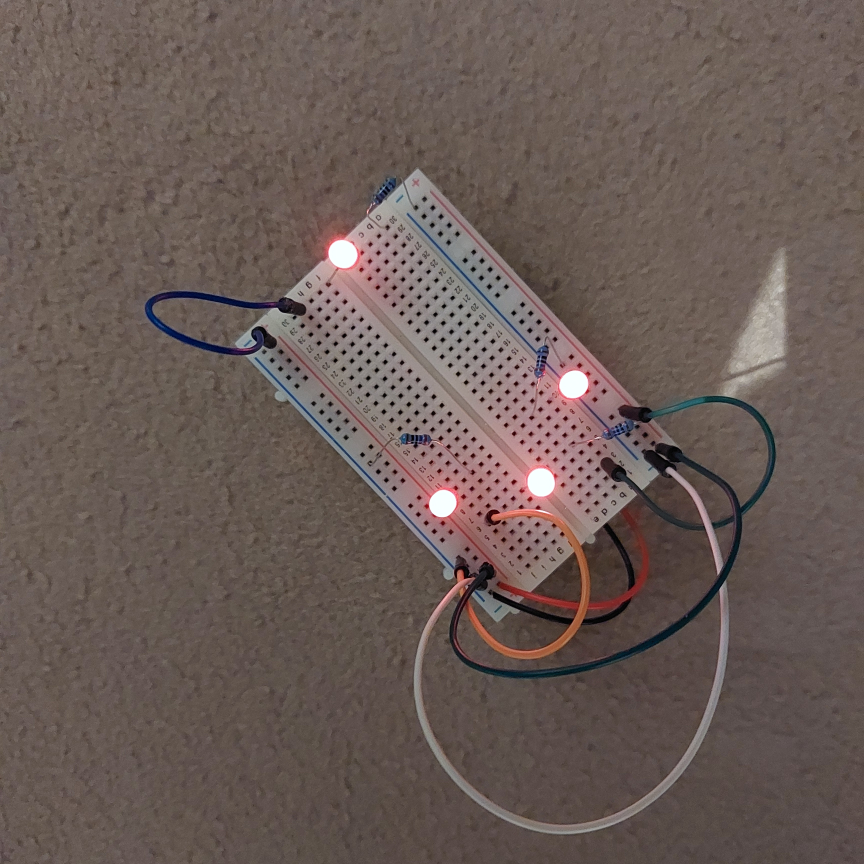
#> input picture pictures/same_photo_but_rotated/2.jpg, 3456 x 3456 px, found by its file name (shown at 1/4 size)
$ python orientation.py
#> lines starting #> are read from the running program, lines starting #| are printed output that depends on the picture; after the words box and inside, x2 and y2 are one past the last pixel; in counts of white or black regions, pixels touching at a corner belong together
from math import atan2, cos, sin, sqrt, pi

import cv2
import imutils
import numpy as np
from skimage import measure
from imutils import contours
from PIL import Image


def drawAxis(img, p_, q_, color, scale):
    p = list(p_)
    q = list(q_)

    ## [visualization1]
    angle = atan2(p[1] - q[1], p[0] - q[0])  # angle in radians

    # in which quarter lays 'angle'?

    hypotenuse = sqrt((p[1] - q[1]) * (p[1] - q[1]) + (p[0] - q[0]) * (p[0] - q[0]))

    # Here we lengthen the arrow by a factor of scale
    q[0] = p[0] - scale * hypotenuse * cos(angle)
    q[1] = p[1] - scale * hypotenuse * sin(angle)
    cv2.line(img, (int(p[0]), int(p[1])), (int(q[0]), int(q[1])), color, 3, cv2.LINE_AA)

    # create the arrow hooks
    p[0] = q[0] + 9 * cos(angle + pi / 4)
    p[1] = q[1] + 9 * sin(angle + pi / 4)
    cv2.line(img, (int(p[0]), int(p[1])), (int(q[0]), int(q[1])), color, 3, cv2.LINE_AA)

    p[0] = q[0] + 9 * cos(angle - pi / 4)
    p[1] = q[1] + 9 * sin(angle - pi / 4)
    cv2.line(img, (int(p[0]), int(p[1])), (int(q[0]), int(q[1])), color, 3, cv2.LINE_AA)


def getContours(pts, img):
    ## [pca] (reducing the dimensionality of data)
    # Construct a buffer used by the pca analysis
    # convert contour points into array of contour points
    sz = len(pts)
    data_pts = np.empty((sz, 2), dtype=np.float64)
    for i in range(data_pts.shape[0]):
        data_pts[i, 0] = pts[i, 0, 0]
        data_pts[i, 1] = pts[i, 0, 1]

    # Perform PCA analysis
    mean = np.empty((0))
    mean, eigenvectors, eigenvalues = cv2.PCACompute2(data_pts, mean)

    # Store the center of the object
    cntr = (int(mean[0, 0]), int(mean[0, 1]))
    ## [pca]

    ## [visualization]
    # Draw the principal components
    cv2.circle(img, cntr, 3, (255, 0, 255), 2)
    p1 = (cntr[0] + 0.02 * eigenvectors[0, 0] * eigenvalues[0, 0], cntr[1] + 0.02 * eigenvectors[0, 1] * eigenvalues[0, 0])
    p2 = (cntr[0] - 0.02 * eigenvectors[1, 0] * eigenvalues[1, 0], cntr[1] - 0.02 * eigenvectors[1, 1] * eigenvalues[1, 0])
    drawAxis(img, cntr, p1, (255, 255, 0), 1)
    drawAxis(img, cntr, p2, (255, 0, 0), 5)

    angle = atan2(eigenvectors[0, 1], eigenvectors[0, 0])  # orientation in radians
    ## [visualization]

    # Label with the rotation angle
    label = "  Rotation Angle: " + str(-int(np.rad2deg(angle) - 90)) + " degrees"
    textbox = cv2.rectangle(img, (cntr[0] +50, cntr[1] + 50), (cntr[0] + 250, cntr[1] + 10), (255, 255, 255), -1)
    cv2.putText(img, label, (cntr[0]+50, cntr[1]+50), cv2.FONT_HERSHEY_SIMPLEX, 0.5, (0, 0, 0), 1, cv2.LINE_AA)

    return angle


def ledDetector(image):
    # resize
    resized_image = cv2.resize(image, [500, 500])

    # convert to grayscale and apply blur
    blurred = cv2.GaussianBlur(resized_image, (11, 11), 0)
    gray = cv2.cvtColor(blurred, cv2.COLOR_BGR2GRAY)

    # separate bright spots
    # pixel's value >= 225 set to 255 (white), the rest set to 0 (black)
    thresh = cv2.threshold(gray, 220, 255, cv2.THRESH_BINARY)[1]

    # perform a connected component analysis on the thresholded image
    labels = measure.label(thresh, connectivity=2, background=0)

    # initialize a mask to store only large enough (unique) components
    mask = np.zeros(thresh.shape, dtype="uint8")

    # loop over the unique components to separate actual light sources from reflections
    for label in np.unique(labels):
        # if this is the background label, ignore it
        if label == 0:
            continue

        # otherwise, construct the label mask and count the number of pixels in the mask
        labelMask = np.zeros(thresh.shape, dtype="uint8")
        labelMask[labels == label] = 255
        numPixels = cv2.countNonZero(labelMask)

        # if the number of pixels in the component is sufficiently
        # large, then add it to our mask of "large blobs"
        if 30 < numPixels:
            mask = cv2.add(mask, labelMask)

    # find the contours in the mask, then sort them from left to right
    cnts = cv2.findContours(mask.copy(), cv2.RETR_EXTERNAL, cv2.CHAIN_APPROX_SIMPLE)
    cnts = imutils.grab_contours(cnts)
    # cnts = contours.sort_contours(cnts)[0]

    # new image to draw circles
    finalImage = resized_image.copy()

    black = np.zeros((500,500,3), dtype='uint8')
    listxy = []

    # loop over the contours
    for (i, c) in enumerate(cnts):
        # draw the bright spot on the image
        (x, y, w, h) = cv2.boundingRect(c)

        # compute the minimum enclosing circle for each contour
        ((cX, cY), radius) = cv2.minEnclosingCircle(c)

        listxy.append((cX, cY))

        # draw a circle around desired spots
        cv2.circle(finalImage, (int(cX), int(cY)), int(radius), (0, 0, 255), 2)

        # count each spot
        cv2.putText(finalImage, "#{}".format(i + 1), (x, y - 15), cv2.FONT_HERSHEY_SIMPLEX, 0.45, (0, 0, 255), 2)

    # connecting the apexes
    apexes = np.array(listxy)

    black = cv2.drawContours(black, [apexes.astype(int)], 0, (0,0,255), 1)

    # determining orientation of found triangle
    triangle = black.copy()
    triangle = cv2.fillPoly(triangle, [apexes.astype(int)], color=(0,0,255))
    triangle = np.uint8(triangle)
    triangle_grey = cv2.cvtColor(np.float32(triangle), cv2.COLOR_BGR2GRAY)
    # cv2.imshow('tri grey', triangle_grey)
    # triangle_sides = cv2.threshold(triangle, 50, 255, cv2.THRESH_BINARY)[1]
    _, bw = cv2.threshold(triangle_grey, 50, 255, cv2.THRESH_BINARY)

    bw = np.uint8(bw)

    contours, _ = cv2.findContours(bw, cv2.RETR_LIST, cv2.CHAIN_APPROX_NONE)

    for i, c in enumerate(contours):
        # Draw each contour only for visualisation purposes
        cv2.drawContours(finalImage, contours, i, (0, 0, 255), 3)
        # cv2.imshow('asdfasdf', finalImage)
        # Find the orientation of each shape
        getContours(c, finalImage)

    # [6 lines of commented-out code are left out]
    cv2.imshow("LEDs detected", finalImage)

    # cv2.imshow("L", triangle)

    cv2.waitKey(0)


Pic1 = cv2.imread(r"C:\Users\konra\PycharmProjects\IP\pictures\same_photo_but_rotated\2.jpg")
#> Pic1 is the input picture: shape (3456, 3456, 3); mean B, G, R 86.2, 91.3, 105.8
Pic2 = cv2.imread(r"C:\Users\konra\PycharmProjects\IP\pictures\same_photo_but_rotated\2-1.jpg")
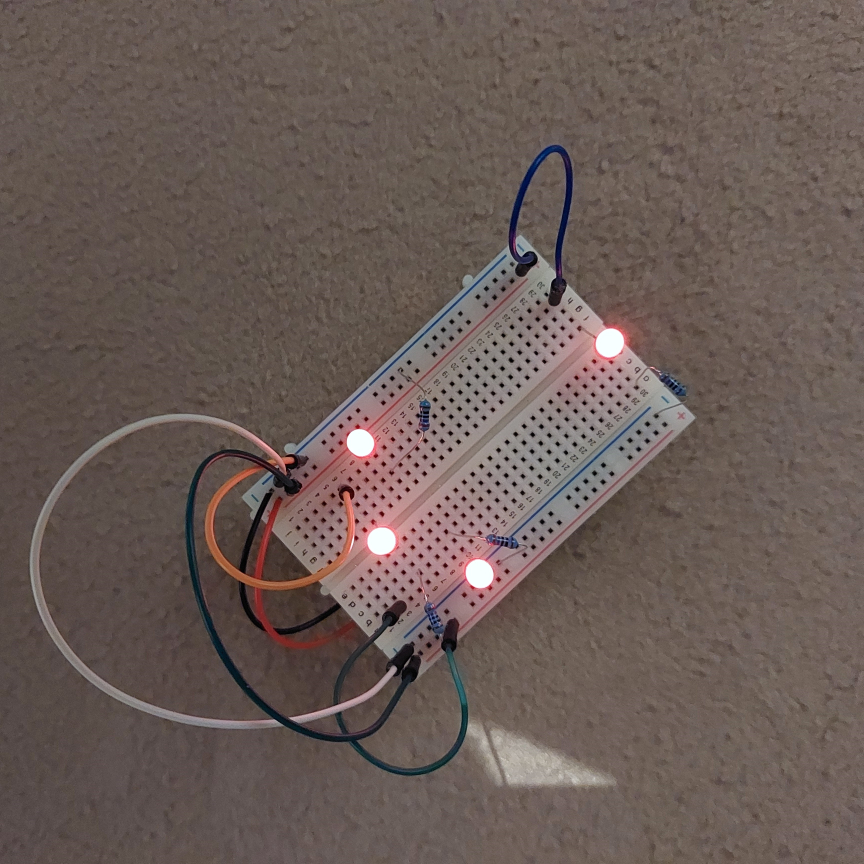
#> input picture pictures/same_photo_but_rotated/2-1.jpg, 3456 x 3456 px, found by its file name (shown at 1/4 size)
#> Pic2 is the input picture: shape (3456, 3456, 3); mean B, G, R 86.1, 91.3, 105.7
Pic3 = cv2.imread(r"C:\Users\konra\PycharmProjects\IP\pictures\same_photo_but_rotated\2-2.jpg")
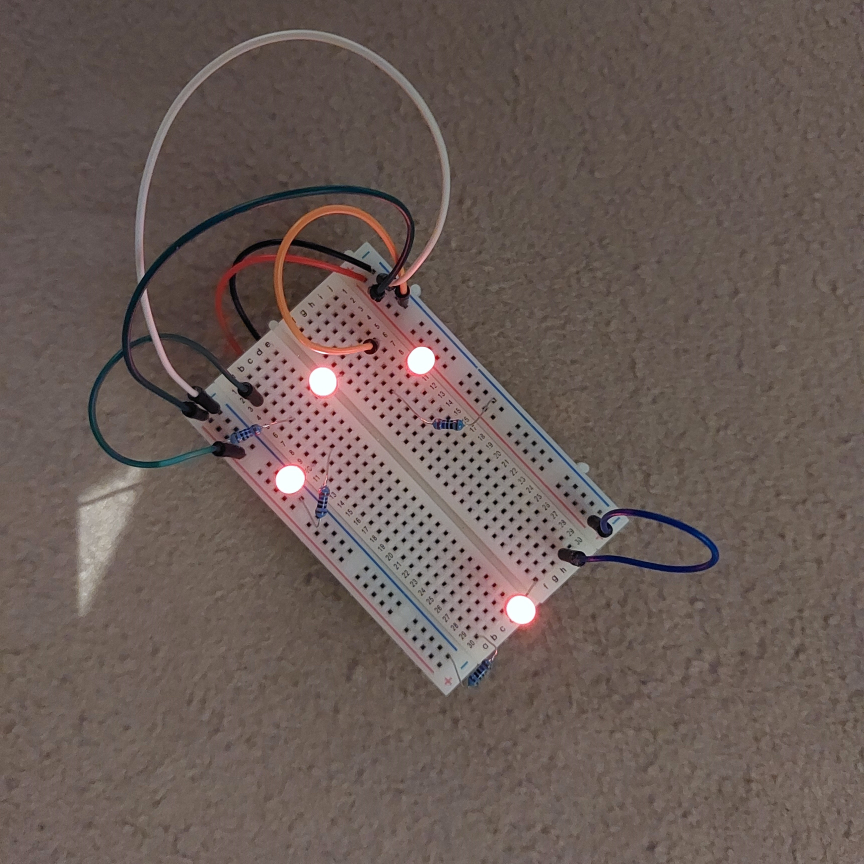
#> input picture pictures/same_photo_but_rotated/2-2.jpg, 3456 x 3456 px, found by its file name (shown at 1/4 size)
#> Pic3 is the input picture: shape (3456, 3456, 3); mean B, G, R 86.1, 91.3, 105.7
Pic4 = cv2.imread(r"C:\Users\konra\PycharmProjects\IP\pictures\same_photo_but_rotated\2-3.jpg")
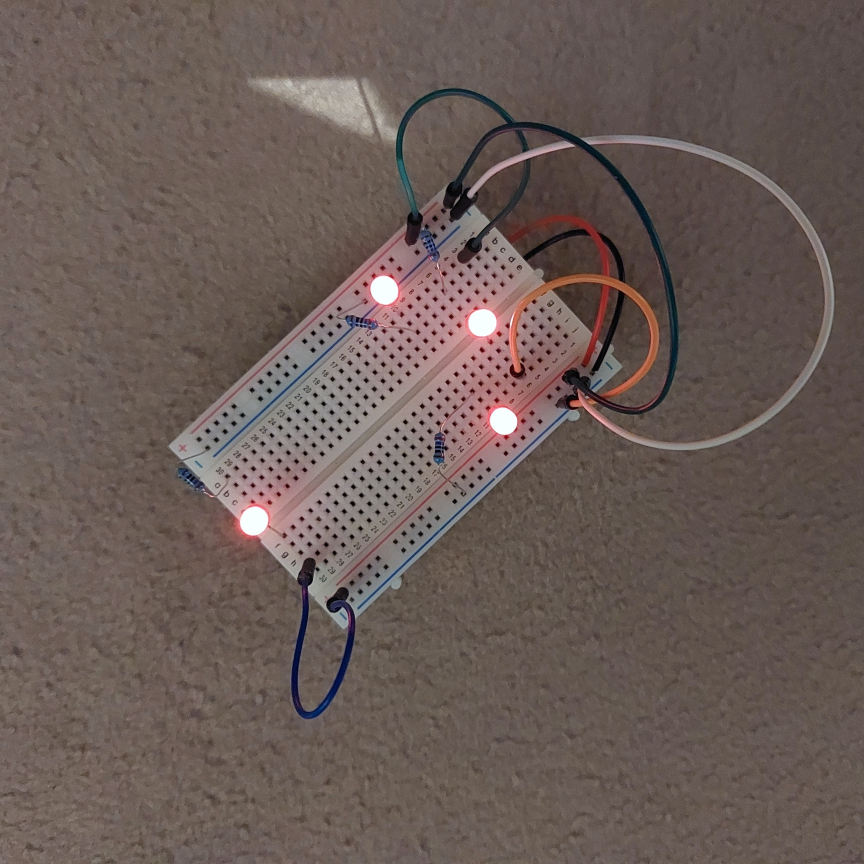
#> input picture pictures/same_photo_but_rotated/2-3.jpg, 3456 x 3456 px, found by its file name (shown at 1/4 size)
#> Pic4 is the input picture: shape (3456, 3456, 3); mean B, G, R 86.1, 91.3, 105.7
# Pic5 = cv2.imread(r"C:\Users\konra\PycharmProjects\IP\pictures\Prostokatny\5.jpg")
# Pic6 = cv2.imread(r"C:\Users\konra\PycharmProjects\IP\pictures\Prostokatny\6.jpg")


ledDetector(Pic1)
#> in ledDetector, `thresh = cv2.threshold(gray, 220, 255, cv2.THRESH_BINARY)[1]`:
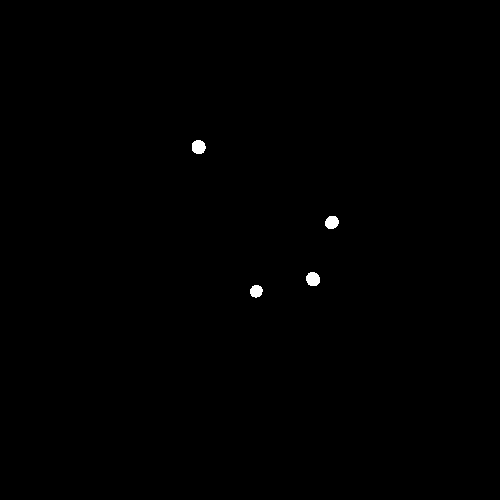
#> thresh: shape (500, 500); 0.24% white; 4 white regions, box (x1, y1, x2, y2) and area: (192, 140, 206, 154) 159, (306, 272, 320, 286) 159, (325, 216, 339, 229) 146, (250, 285, 263, 298) 129
#> in ledDetector, `labels = measure.label(thresh, connectivity=2, background=0)`: labels: shape (500, 500) int64; 5 distinct labels, from 0 to 4
#> the loop in ledDetector, `for label in np.unique(labels):` made 5 passes
#> numPixels on passes 2 to 5: 159, 146, 159, 129
#> after the loop in ledDetector, `for label in np.unique(labels):`: labelMask: shape (500, 500); 0.05% white; 1 white region
#> in ledDetector, `cnts = cv2.findContours(mask.copy(), cv2.RETR_EXTERNAL, cv2.CHAIN_APPR..`: cnts = 4 contours; box (x1, y1, x2, y2) and area: (306, 272, 320, 286) 138, (192, 140, 206, 154) 138, (325, 216, 339, 229) 127, (250, 285, 263, 298) 110
#> the loop in ledDetector, `for (i, c) in enumerate(cnts):` made 4 passes
#> (x, y, w, h, cX, cY, radius) on passes 1 to 4: (250, 285, 13, 13, 256, 291, 6.4), (306, 272, 14, 14, 312.6, 278.6, 7.25), (325, 216, 14, 13, 331.3, 221.9, 6.99), (192, 140, 14, 14, 198, 146.9, 7.15)
#> after the loop in ledDetector, `for (i, c) in enumerate(cnts):`: finalImage: shape (500, 500, 3); mean B, G, R 85.3, 90.4, 105.9
#> after the loop in ledDetector, `for (i, c) in enumerate(cnts):`: listxy = [(256, 291), (312.6, 278.6), (331.3, 221.9), (198, 146.9)]
#> in ledDetector, `apexes = np.array(listxy)`: apexes = [[256, 291], [312.6, 278.6], [331.3, 221.9], [198, 146.9]]
#> in ledDetector, `triangle = cv2.fillPoly(triangle, [apexes.astype(int)], color=(0,0,255))`: triangle: shape (500, 500, 3); mean of channels 0, 1, 2 0, 0, 9.3
#> in ledDetector, `triangle_grey = cv2.cvtColor(np.float32(triangle), cv2.COLOR_BGR2GRAY)`: triangle_grey: shape (500, 500) float32; values 0 (black) and 76.24 (white), 3.7% white; 1 white region, box (x1, y1, x2, y2) and area: (198, 146, 332, 292) 9137
#> in ledDetector, `bw = np.uint8(bw)`: bw: shape (500, 500); 3.7% white; 1 white region
#> in ledDetector, `contours, _ = cv2.findContours(bw, cv2.RETR_LIST, cv2.CHAIN_APPROX_NONE)`: contours = 1 contour; box (x1, y1, x2, y2) and area: (198, 146, 332, 292) 8940
#> the loop in ledDetector, `for i, c in enumerate(contours):` made 1 pass
#> (sz in getContours, mean in getContours, eigenvectors in getContours, eigenvalues in getContours, p1 in getContours) on pass 1: (391, [[261.7, 220.6]], [[0.643, 0.765], [0.765, -0.643]], [2841.1, 875.2], (297.6, 263.5))
#> after the loop in ledDetector, `for i, c in enumerate(contours):`: finalImage: shape (500, 500, 3); mean B, G, R 89.6, 94.1, 110
ledDetector(Pic2)
#> in ledDetector (call 2), `thresh = cv2.threshold(gray, 220, 255, cv2.THRESH_BINARY)[1]`: thresh: shape (500, 500); 0.24% white; 4 white regions, box (x1, y1, x2, y2) and area: (214, 306, 228, 320) 159, (346, 192, 360, 206) 158, (271, 325, 284, 339) 146, (202, 250, 215, 263) 128
#> in ledDetector (call 2), `labels = measure.label(thresh, connectivity=2, background=0)`: labels: shape (500, 500) int64; 5 distinct labels, from 0 to 4
#> the loop in ledDetector (call 2), `for label in np.unique(labels):` made 5 passes
#> numPixels on passes 2 to 5: 158, 128, 159, 146
#> after the loop in ledDetector (call 2), `for label in np.unique(labels):`: labelMask: shape (500, 500); 0.06% white; 1 white region
#> in ledDetector (call 2), `cnts = cv2.findContours(mask.copy(), cv2.RETR_EXTERNAL, cv2.CHAIN_APPR..`: cnts = 4 contours; box (x1, y1, x2, y2) and area: (214, 306, 228, 320) 138, (346, 192, 360, 206) 138, (271, 325, 284, 339) 127, (202, 250, 215, 263) 110
#> the loop in ledDetector (call 2), `for (i, c) in enumerate(cnts):` made 4 passes
#> (x, y, w, h, cX, cY, radius) on passes 1 to 4: (271, 325, 13, 14, 277.1, 331.3, 6.99), (214, 306, 14, 14, 220.4, 312.6, 7.25), (202, 250, 13, 13, 208, 256, 6.4), (346, 192, 14, 14, 352.4, 198.1, 7.06)
#> after the loop in ledDetector (call 2), `for (i, c) in enumerate(cnts):`:
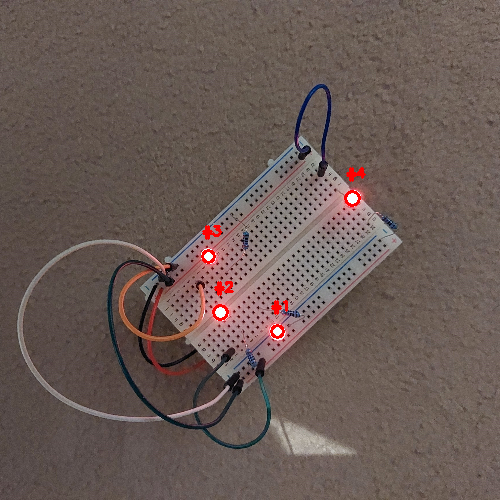
#> finalImage: shape (500, 500, 3); mean B, G, R 85.2, 90.4, 105.8
#> after the loop in ledDetector (call 2), `for (i, c) in enumerate(cnts):`: listxy = [(277.1, 331.3), (220.4, 312.6), (208, 256), (352.4, 198.1)]
#> in ledDetector (call 2), `apexes = np.array(listxy)`: apexes = [[277.1, 331.3], [220.4, 312.6], [208, 256], [352.4, 198.1]]
#> in ledDetector (call 2), `triangle = cv2.fillPoly(triangle, [apexes.astype(int)], color=(0,0,255))`: triangle: shape (500, 500, 3); mean of channels 0, 1, 2 0, 0, 9.3
#> in ledDetector (call 2), `triangle_grey = cv2.cvtColor(np.float32(triangle), cv2.COLOR_BGR2GRAY)`: triangle_grey: shape (500, 500) float32; values 0 (black) and 76.24 (white), 3.6% white; 1 white region, box (x1, y1, x2, y2) and area: (208, 198, 353, 332) 9080
#> in ledDetector (call 2), `bw = np.uint8(bw)`: bw: shape (500, 500); 3.6% white; 1 white region
#> in ledDetector (call 2), `contours, _ = cv2.findContours(bw, cv2.RETR_LIST, cv2.CHAIN_APPROX_NONE)`: contours = 1 contour; box (x1, y1, x2, y2) and area: (208, 198, 353, 332) 8884
#> the loop in ledDetector (call 2), `for i, c in enumerate(contours):` made 1 pass
#> (sz in getContours, mean in getContours, eigenvectors in getContours, eigenvalues in getContours, p1 in getContours) on pass 1: (390, [[277.7, 261.8]], [[0.763, -0.647], [0.647, 0.763]], [2836.3, 864.2], (320.3, 224.3))
#> after the loop in ledDetector (call 2), `for i, c in enumerate(contours):`: finalImage: shape (500, 500, 3); 4.02% of pixels changed, all inside (x1, y1, x2, y2) = (206, 192, 500, 334)
ledDetector(Pic3)
#> in ledDetector (call 3), `thresh = cv2.threshold(gray, 220, 255, cv2.THRESH_BINARY)[1]`: thresh: shape (500, 500); 0.24% white; 4 white regions, box (x1, y1, x2, y2) and area: (180, 214, 194, 228) 159, (294, 346, 308, 360) 157, (161, 271, 175, 284) 145, (237, 202, 250, 215) 128
#> in ledDetector (call 3), `labels = measure.label(thresh, connectivity=2, background=0)`: labels: shape (500, 500) int64; 5 distinct labels, from 0 to 4
#> the loop in ledDetector (call 3), `for label in np.unique(labels):` made 5 passes
#> numPixels on passes 2 to 5: 128, 159, 145, 157
#> after the loop in ledDetector (call 3), `for label in np.unique(labels):`: labelMask: shape (500, 500); 0.06% white; 1 white region
#> in ledDetector (call 3), `cnts = cv2.findContours(mask.copy(), cv2.RETR_EXTERNAL, cv2.CHAIN_APPR..`: cnts = 4 contours; box (x1, y1, x2, y2) and area: (180, 214, 194, 228) 138, (294, 346, 308, 360) 137, (161, 271, 175, 284) 126, (237, 202, 250, 215) 110
#> the loop in ledDetector (call 3), `for (i, c) in enumerate(cnts):` made 4 passes
#> (x, y, w, h, cX, cY, radius) on passes 1 to 4: (294, 346, 14, 14, 300.9, 352.4, 7.06), (161, 271, 14, 13, 167.5, 277, 6.95), (180, 214, 14, 14, 186.4, 220.4, 7.25), (237, 202, 13, 13, 243, 208, 6.4)
#> after the loop in ledDetector (call 3), `for (i, c) in enumerate(cnts):`:
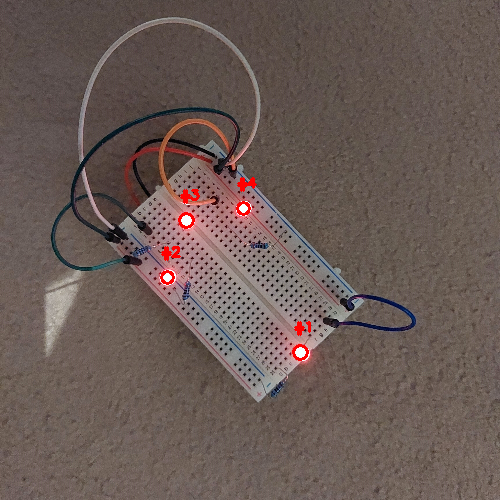
#> finalImage: shape (500, 500, 3); mean B, G, R 85.2, 90.4, 105.8
#> after the loop in ledDetector (call 3), `for (i, c) in enumerate(cnts):`: listxy = [(300.9, 352.4), (167.5, 277), (186.4, 220.4), (243, 208)]
#> in ledDetector (call 3), `apexes = np.array(listxy)`: apexes = [[300.9, 352.4], [167.5, 277], [186.4, 220.4], [243, 208]]
#> in ledDetector (call 3), `triangle = cv2.fillPoly(triangle, [apexes.astype(int)], color=(0,0,255))`: triangle: shape (500, 500, 3); mean of channels 0, 1, 2 0, 0, 9.3
#> in ledDetector (call 3), `triangle_grey = cv2.cvtColor(np.float32(triangle), cv2.COLOR_BGR2GRAY)`:
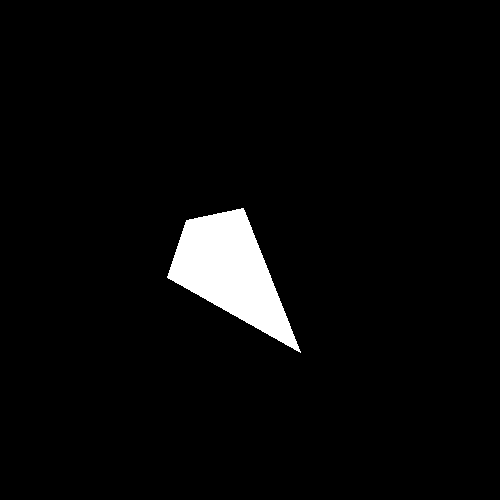
#> triangle_grey: shape (500, 500) float32; values 0 (black) and 76.24 (white), 3.7% white; 1 white region, box (x1, y1, x2, y2) and area: (167, 208, 301, 353) 9144
#> in ledDetector (call 3), `bw = np.uint8(bw)`: bw: shape (500, 500); 3.7% white; 1 white region
#> in ledDetector (call 3), `contours, _ = cv2.findContours(bw, cv2.RETR_LIST, cv2.CHAIN_APPROX_NONE)`: contours = 1 contour; box (x1, y1, x2, y2) and area: (167, 208, 301, 353) 8948
#> the loop in ledDetector (call 3), `for i, c in enumerate(contours):` made 1 pass
#> (sz in getContours, mean in getContours, eigenvectors in getContours, eigenvalues in getContours, p1 in getContours) on pass 1: (391, [[236.4, 277.5]], [[0.646, 0.763], [0.763, -0.646]], [2832.8, 877], (272.6, 320.2))
ledDetector(Pic4)
#> in ledDetector (call 4), `cnts = cv2.findContours(mask.copy(), cv2.RETR_EXTERNAL, cv2.CHAIN_APPR..`: cnts = 4 contours; box (x1, y1, x2, y2) and area: (272, 180, 286, 194) 138, (140, 294, 154, 308) 137, (216, 161, 229, 175) 126, (285, 237, 298, 250) 110
#> in ledDetector (call 4), `contours, _ = cv2.findContours(bw, cv2.RETR_LIST, cv2.CHAIN_APPROX_NONE)`: contours = 1 contour; box (x1, y1, x2, y2) and area: (146, 167, 292, 301) 8950
# ledDetector(Pic5)
# ledDetector(Pic6)
